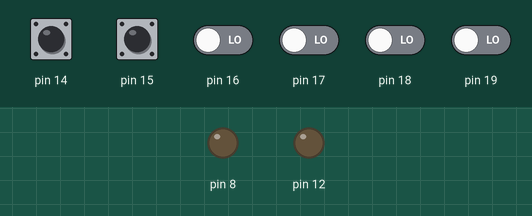
A sketch run on a simulated Arduino Uno, built with avr-gcc and run on an emulated ATmega328P. Parts: output pins drawn as LEDs (lit = HIGH). Inputs (shaded band) come from the test bench; at power-on: pin 14, pin 15 HIGH, pin 16–19 LOW. What the sketch prints to the serial monitor is not drawn.

Above: at 0.1 s.
At 2.6 s:
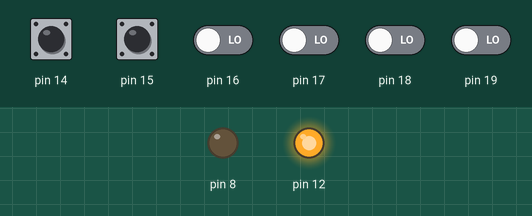
Timing chart, 0 to 4.1 s (numbered marks = the images above):
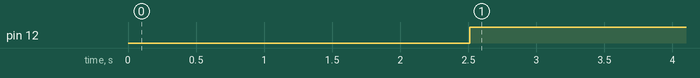

Measured:
- by itself, pin 12: LOW → HIGH at 2.5 s

The sketch:

TP_Robot_Mobile.ino
```cpp
#include <util/atomic.h>

//-----------------------------------------------------------------//
// CONSTANTS
//-----------------------------------------------------------------//
#define PWM_MAX 255
#define V_MAX 12.0
#define V2PWM (PWM_MAX / V_MAX)
#define MOTOR_V_MAX 9.0
#define DT 5. //ms
#define BELT_PITCH 2.032
#define NTEETH 90.0
#define RADS2MMS (BELT_PITCH * NTEETH / 6.28)
#define RED (1.0/45.0)
#define PULSE_PER_ROUND 8.0
#define LENGTH 230.
#define WIDTH 180.

#define KX 5  //---- à compléter ------
#define KY 5  //---- à compléter ------
#define KMOTOR 51.

//-----------------------------------------------------------------//
// STRUCTS
//-----------------------------------------------------------------//
struct Point {
  float x;
  float y;
};

struct Motor {
  // Hardware config (const)
  const int VA, VB, I1, I2, PWM;
  // Runtime state
  volatile int deltaT;
  float v;
  float v_desired;
  float u;
};

struct Robot {
  // State
  float x, y, theta;
  // Desired velocities
  float v_desired;
  float omega_desired;
  // Motors
  Motor right;
  Motor left;
};

//-----------------------------------------------------------------//
// GLOBAL VARIABLES
//-----------------------------------------------------------------//
struct Point target = {.x=0., .y=0.};

struct Robot robot = {
  .x=0., .y=0., .theta=0.,
  .v_desired=0., .omega_desired=0.,
  .right = {.VA=18, .VB=31, .I1=34, .I2=35, .PWM=12},
  .left  = {.VA=19, .VB=38, .I1=37, .I2=36, .PWM=8 },
};

//-----------------------------------------------------------------//
// MOTOR FUNCTIONS
//-----------------------------------------------------------------//
void motor_config(const Motor& m) {
  pinMode(m.VA, INPUT_PULLUP);
  pinMode(m.VB, INPUT_PULLUP);
  pinMode(m.I1, OUTPUT);
  pinMode(m.I2, OUTPUT);
  pinMode(m.PWM, OUTPUT);
}

void motor_setVoltage(float voltage, const Motor& m) {
  if (abs(voltage) < 1.) voltage = 0.;
  if (voltage > 0) {
    digitalWrite(m.I2, LOW);
    digitalWrite(m.I1, HIGH);
  } else {
    digitalWrite(m.I1, LOW);
    digitalWrite(m.I2, HIGH);
  }
  analogWrite(m.PWM, constrain(abs(voltage) * V2PWM, 0, MOTOR_V_MAX * V2PWM));
}

float motor_getSpeed(const Motor& m) {
  int deltaT_temp;
  ATOMIC_BLOCK(ATOMIC_RESTORESTATE) {
    deltaT_temp = m.deltaT;
  }
  Serial.print("--------");
  Serial.println(deltaT_temp);
  if (deltaT_temp <= 0) return 0.;

  float freq       = 1000000.0 / deltaT_temp;   // Hz (pulses/s)
  float rad_per_s  = freq * 2 * PI / PULSE_PER_ROUND * RED;  // rad/s en sortie réducteur
  return rad_per_s * RADS2MMS;                  // mm/s
}

//-----------------------------------------------------------------//
// INTERRUPTS
//-----------------------------------------------------------------//
void onRisingEdge_right() {
  static long timePrec = 0;
  long timeCurr = micros();
  robot.right.deltaT = timeCurr - timePrec;
  timePrec = timeCurr;
}

void onRisingEdge_left() {
  static long timePrec = 0;
  long timeCurr = micros();
  robot.left.deltaT = timeCurr - timePrec;
  timePrec = timeCurr;
}

//-----------------------------------------------------------------//
// CONTROL FUNCTIONS
//-----------------------------------------------------------------//
void update_desired_robot_velocities(Robot& robot, const Point& ref) {
  double xt_point = KX * (ref.x - robot.x);
  double yt_point = KY * (ref.y - robot.y);
  robot.v_desired = cos(robot.theta) * xt_point + sin(robot.theta) * yt_point;
  robot.omega_desired = - sin(robot.theta)/LENGTH * xt_point + cos(robot.theta)/LENGTH * yt_point;
}

void update_desired_motors_velocity(Robot& robot) {
	robot.right.v_desired = robot.v_desired + LENGTH * robot.omega_desired;
  robot.left.v_desired = robot.v_desired - LENGTH * robot.omega_desired;
}

void update_motors_command(Robot& robot) {
  double u_r = robot.right.v_desired / KMOTOR;
  double u_l = robot.left.v_desired / KMOTOR;
  robot.right.u = (u_r > 1.3 || u_r < -1.3) ? u_r : 0;
  robot.left.u = (u_l > 1.3 || u_l < -1.3) ? u_l : 0;
}

//-----------------------------------------------------------------//
// ODOMETRY
//-----------------------------------------------------------------//
void update_robot_state(Robot& robot) {

  double vr_mes = robot.right.v;
  double vl_mes = robot.left.v;
  double v_est = 1/2 * (vr_mes + vl_mes);
  double omega_est = 1/2 / WIDTH * (vr_mes - vl_mes);
  double x_point = v_est * cos(robot.theta);
  double y_point = v_est * sin(robot.theta);

  robot.x = x_point * 0.001 * DT + robot.x;
  robot.y = y_point * 0.001 * DT + robot.y;
  robot.theta = omega_est * 0.001 * DT + robot.theta;
}

//-----------------------------------------------------------------//
// ARDUINO
//-----------------------------------------------------------------//
void setup() {
  motor_config(robot.right);
  motor_config(robot.left);
  Serial.begin(115200);
  attachInterrupt(digitalPinToInterrupt(robot.right.VA), onRisingEdge_right, RISING);
  attachInterrupt(digitalPinToInterrupt(robot.left.VA),  onRisingEdge_left,  RISING);
  Serial.println("target_x,robot_x,target_y,robot_y,v_right,v_left");
}

void loop() {
  static long iteration = 0;
  iteration++;
  static long timePrec = 0;
  while (millis() - timePrec < DT) {}
  timePrec = millis();

  if (iteration == 500)       { target.x = 150.; target.y = 150.;   }

  update_desired_robot_velocities(robot, target);
  Serial.println(robot.right.u);
  Serial.print("v_mes :");
  Serial.println(robot.right.v);
  update_desired_motors_velocity(robot);
  update_motors_command(robot);

  motor_setVoltage(-robot.right.u, robot.right);
  motor_setVoltage( robot.left.u,  robot.left);

  robot.right.v = (robot.right.u == 0.) ? 0. : motor_getSpeed(robot.right);
  robot.left.v  = (robot.left.u  == 0.) ? 0. : motor_getSpeed(robot.left);
  update_robot_state(robot);

  // DEBUG
  Serial.print(robot.left.u);      Serial.print(",");
  Serial.print(robot.x);       Serial.print(",");
  Serial.print(target.y);      Serial.print(",");
  Serial.print(robot.y);       Serial.print(",");
  Serial.print(robot.right.v); Serial.print(",");
  Serial.println(robot.left.v);
}
```
